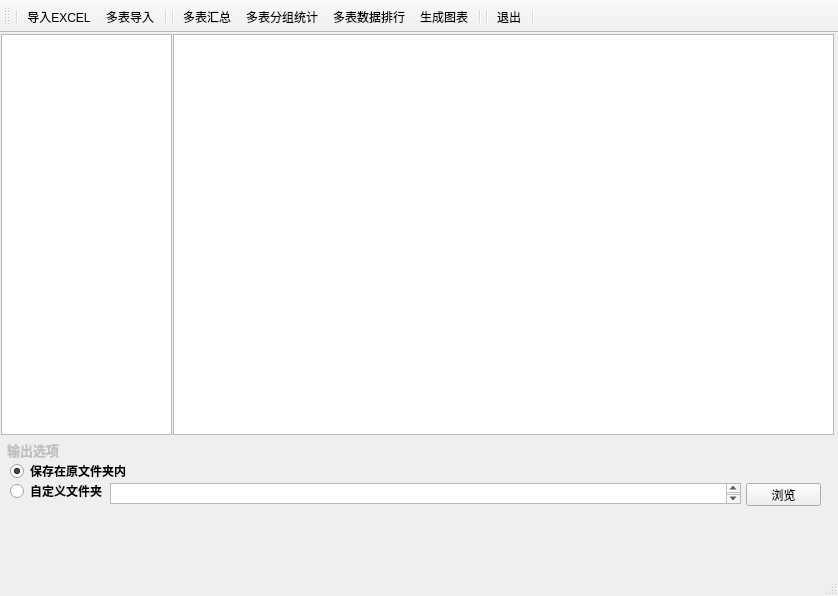
<?xml version="1.0" encoding="UTF-8"?>
<ui version="4.0">
 <author>gcy</author>
 <class>MainWindow</class>
 <widget class="QMainWindow" name="MainWindow">
  <property name="geometry">
   <rect>
    <x>0</x>
    <y>0</y>
    <width>838</width>
    <height>596</height>
   </rect>
  </property>
  <property name="windowTitle">
   <string>Excel数据分析系统</string>
  </property>
  <widget class="QWidget" name="centralwidget">
   <widget class="QListView" name="list1">
    <property name="geometry">
     <rect>
      <x>1</x>
      <y>1</y>
      <width>171</width>
      <height>401</height>
     </rect>
    </property>
   </widget>
   <widget class="QTextEdit" name="text1">
    <property name="geometry">
     <rect>
      <x>110</x>
      <y>450</y>
      <width>631</width>
      <height>21</height>
     </rect>
    </property>
    <property name="sizePolicy">
     <sizepolicy hsizetype="Expanding" vsizetype="Fixed">
      <horstretch>0</horstretch>
      <verstretch>0</verstretch>
     </sizepolicy>
    </property>
   </widget>
   <widget class="QPushButton" name="viewButton">
    <property name="geometry">
     <rect>
      <x>746</x>
      <y>450</y>
      <width>75</width>
      <height>23</height>
     </rect>
    </property>
    <property name="text">
     <string>浏览</string>
    </property>
   </widget>
   <widget class="QRadioButton" name="rButton1">
    <property name="geometry">
     <rect>
      <x>10</x>
      <y>450</y>
      <width>111</width>
      <height>16</height>
     </rect>
    </property>
    <property name="font">
     <font>
      <weight>75</weight>
      <bold>true</bold>
     </font>
    </property>
    <property name="text">
     <string>自定义文件夹</string>
    </property>
   </widget>
   <widget class="QLabel" name="label">
    <property name="enabled">
     <bool>false</bool>
    </property>
    <property name="geometry">
     <rect>
      <x>7</x>
      <y>409</y>
      <width>91</width>
      <height>16</height>
     </rect>
    </property>
    <property name="font">
     <font>
      <pointsize>10</pointsize>
      <weight>75</weight>
      <bold>true</bold>
     </font>
    </property>
    <property name="text">
     <string>输出选项</string>
    </property>
   </widget>
   <widget class="QRadioButton" name="rButton2">
    <property name="geometry">
     <rect>
      <x>10</x>
      <y>430</y>
      <width>131</width>
      <height>16</height>
     </rect>
    </property>
    <property name="font">
     <font>
      <weight>75</weight>
      <bold>true</bold>
     </font>
    </property>
    <property name="text">
     <string>保存在原文件夹内</string>
    </property>
    <property name="checkable">
     <bool>true</bool>
    </property>
    <property name="checked">
     <bool>true</bool>
    </property>
   </widget>
   <widget class="QTextEdit" name="textEdit">
    <property name="geometry">
     <rect>
      <x>173</x>
      <y>1</y>
      <width>661</width>
      <height>401</height>
     </rect>
    </property>
   </widget>
  </widget>
  <widget class="QStatusBar" name="statusbar"/>
  <widget class="QToolBar" name="toolBar">
   <property name="enabled">
    <bool>true</bool>
   </property>
   <property name="sizePolicy">
    <sizepolicy hsizetype="Preferred" vsizetype="Fixed">
     <horstretch>0</horstretch>
     <verstretch>0</verstretch>
    </sizepolicy>
   </property>
   <property name="mouseTracking">
    <bool>false</bool>
   </property>
   <property name="contextMenuPolicy">
    <enum>Qt::CustomContextMenu</enum>
   </property>
   <property name="acceptDrops">
    <bool>true</bool>
   </property>
   <property name="windowTitle">
    <string>toolBar</string>
   </property>
   <property name="autoFillBackground">
    <bool>false</bool>
   </property>
   <property name="inputMethodHints">
    <set>Qt::ImhNone</set>
   </property>
   <property name="allowedAreas">
    <set>Qt::AllToolBarAreas</set>
   </property>
   <property name="iconSize">
    <size>
     <width>48</width>
     <height>48</height>
    </size>
   </property>
   <property name="toolButtonStyle">
    <enum>Qt::ToolButtonTextUnderIcon</enum>
   </property>
   <property name="floatable">
    <bool>false</bool>
   </property>
   <attribute name="toolBarArea">
    <enum>TopToolBarArea</enum>
   </attribute>
   <attribute name="toolBarBreak">
    <bool>false</bool>
   </attribute>
   <addaction name="separator"/>
   <addaction name="button1"/>
   <addaction name="button2"/>
   <addaction name="separator"/>
   <addaction name="separator"/>
   <addaction name="button3"/>
   <addaction name="button4"/>
   <addaction name="button5"/>
   <addaction name="button6"/>
   <addaction name="separator"/>
   <addaction name="separator"/>
   <addaction name="button7"/>
   <addaction name="separator"/>
  </widget>
  <widget class="QMenuBar" name="menubar">
   <property name="geometry">
    <rect>
     <x>0</x>
     <y>0</y>
     <width>838</width>
     <height>23</height>
    </rect>
   </property>
  </widget>
  <action name="button1">
   <property name="icon">
    <iconset theme="导入EXCEL">
     <normaloff>image/图标-01.png</normaloff>image/图标-01.png</iconset>
   </property>
   <property name="text">
    <string>导入EXCEL</string>
   </property>
  </action>
  <action name="button2">
   <property name="icon">
    <iconset>
     <normaloff>image/图标-02.png</normaloff>image/图标-02.png</iconset>
   </property>
   <property name="text">
    <string>多表导入</string>
   </property>
  </action>
  <action name="button3">
   <property name="icon">
    <iconset>
     <normaloff>image/图标-03.png</normaloff>image/图标-03.png</iconset>
   </property>
   <property name="text">
    <string>多表汇总</string>
   </property>
   <property name="toolTip">
    <string>多表汇总</string>
   </property>
  </action>
  <action name="button4">
   <property name="icon">
    <iconset>
     <normaloff>image/图标-04.png</normaloff>image/图标-04.png</iconset>
   </property>
   <property name="text">
    <string>多表分组统计</string>
   </property>
  </action>
  <action name="button5">
   <property name="icon">
    <iconset>
     <normaloff>image/图标-05.png</normaloff>image/图标-05.png</iconset>
   </property>
   <property name="text">
    <string>多表数据排行</string>
   </property>
   <property name="toolTip">
    <string>多表数据排行</string>
   </property>
  </action>
  <action name="button6">
   <property name="icon">
    <iconset>
     <normaloff>image/图标-06.png</normaloff>image/图标-06.png</iconset>
   </property>
   <property name="text">
    <string>生成图表</string>
   </property>
   <property name="toolTip">
    <string>生成图表</string>
   </property>
  </action>
  <action name="button7">
   <property name="icon">
    <iconset>
     <normaloff>image/图标-07.png</normaloff>image/图标-07.png</iconset>
   </property>
   <property name="text">
    <string>退出</string>
   </property>
   <property name="toolTip">
    <string>退出</string>
   </property>
  </action>
 </widget>
 <resources/>
 <connections/>
 <designerdata>
  <property name="gridDeltaX">
   <number>10</number>
  </property>
  <property name="gridDeltaY">
   <number>10</number>
  </property>
  <property name="gridSnapX">
   <bool>true</bool>
  </property>
  <property name="gridSnapY">
   <bool>true</bool>
  </property>
  <property name="gridVisible">
   <bool>true</bool>
  </property>
 </designerdata>
</ui>
